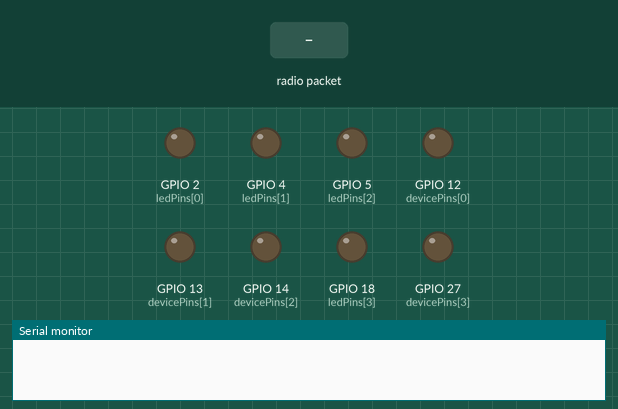
A sketch run on a simulated ESP32. On the bench: output pins drawn as LEDs (lit = HIGH), the last lines printed to the serial monitor. The test bench sets the inputs (shaded band).

Above: at 1.2 s.
1.3 s: radio packet "LEFT" arrives
At 2.4 s:
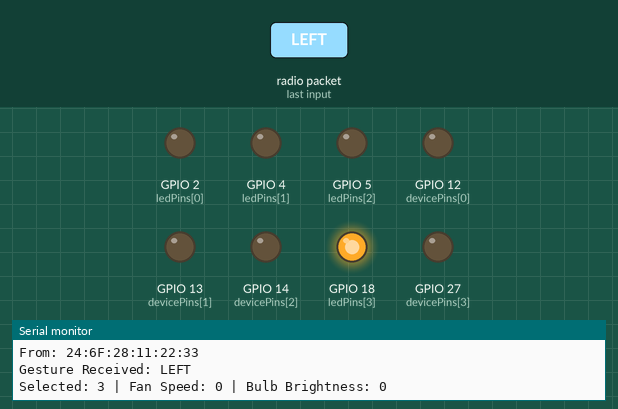
2.8 s: radio packet "RIGHT" arrives
At 3.6 s:
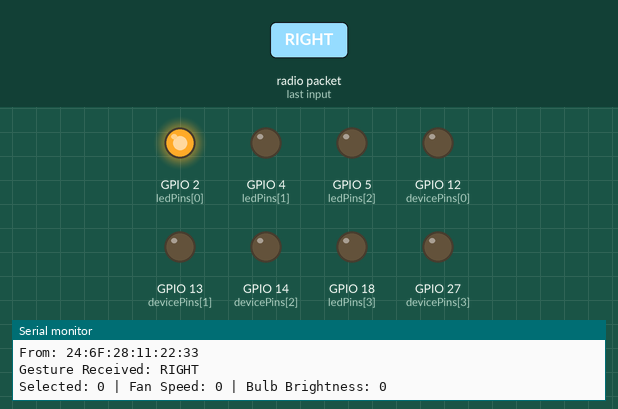
4.3 s: radio packet "RIGHT" arrives
At 4.7 s:
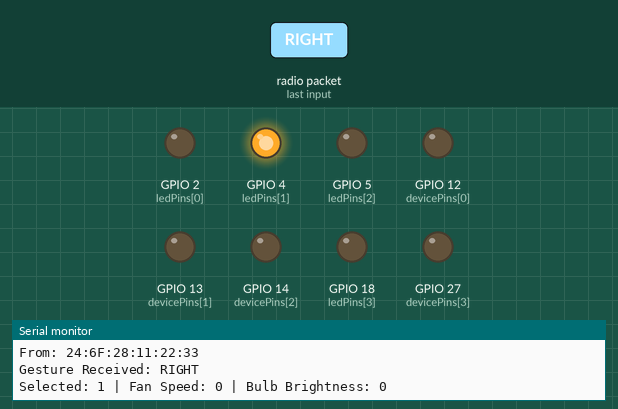
5.8 s: radio packet "UP" arrives
At 7.0 s:
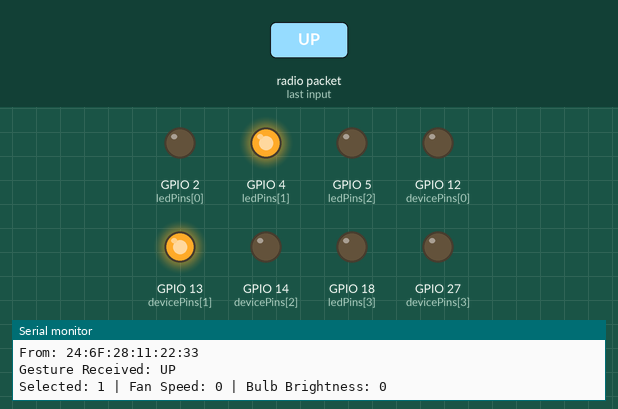
7.3 s: radio packet "LEFT" arrives
At 8.2 s:
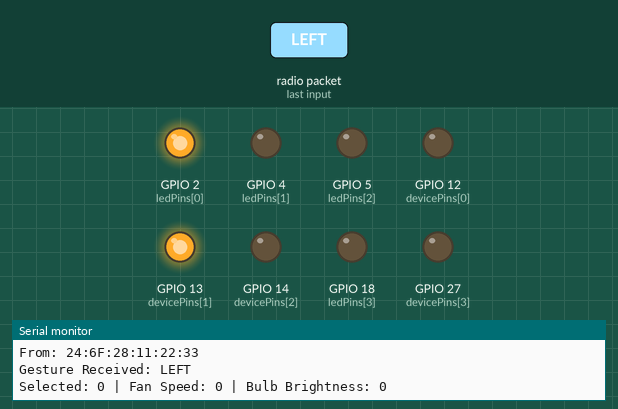
Timing chart, 0 to 9.8 s (numbered marks = the images above; inputs shaded):
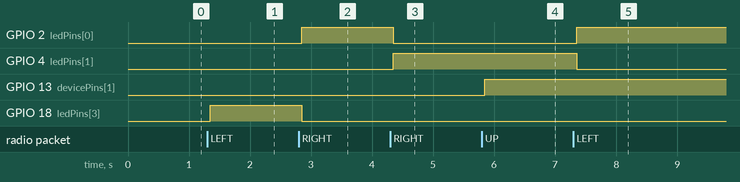

Measured:
- after the input at 1.3 s, GPIO 18 (ledPins[3]): LOW → HIGH after 0.05 s
- after the input at 2.8 s, GPIO 2 (ledPins[0]): LOW → HIGH after 0.05 s; GPIO 18 (ledPins[3]): HIGH → LOW after 0.05 s
- after the input at 4.3 s, GPIO 2 (ledPins[0]): HIGH → LOW after 0.05 s; GPIO 4 (ledPins[1]): LOW → HIGH after 0.05 s
- after the input at 5.8 s, GPIO 13 (devicePins[1]): LOW → HIGH after 0.05 s
- after the input at 7.3 s, GPIO 2 (ledPins[0]): LOW → HIGH after 0.05 s; GPIO 4 (ledPins[1]): HIGH → LOW after 0.05 s

The sketch:

ESP32_Receiver.ino
```cpp
#include <WiFi.h>
#include <esp_now.h>

// Pin assignments
const int ledPins[4] = {2, 4, 5, 18};        // LEDs for device selection
const int devicePins[4] = {12, 13, 14, 27};  // Fan, Microwave, Bulb, Machine

int deviceIndex = 0;
bool deviceStates[4] = {false, false, false, false};
int fanSpeed = 0;            // Range: 0 to 3 (mapped to PWM)
int bulbBrightness = 0;      // Range: 0 to 100%

const uint32_t pwmFreq = 5000;
const uint8_t pwmRes = 8; // 0–255 range

// Update outputs based on current states
void updateOutputs() {
  for (int i = 0; i < 4; i++) {
    digitalWrite(ledPins[i], i == deviceIndex ? HIGH : LOW);

    if (i == 0) { // Fan speed with PWM
      int fanPWM = map(fanSpeed, 0, 3, 0, 255);
      ledcWrite(devicePins[i], deviceStates[i] ? fanPWM : 0);
    }
    else if (i == 2) { // Bulb brightness with PWM
      int bulbPWM = map(bulbBrightness, 0, 100, 0, 255);
      ledcWrite(devicePins[i], deviceStates[i] ? bulbPWM : 0);
    }
    else {
      digitalWrite(devicePins[i], deviceStates[i] ? HIGH : LOW);
    }
  }

  Serial.printf("Selected: %d | Fan Speed: %d | Bulb Brightness: %d\n", deviceIndex, fanSpeed, bulbBrightness);
}

// Gesture handler
void handleGesture(String gesture) {
  if (gesture == "LEFT") {
    deviceIndex = (deviceIndex + 3) % 4;
  } else if (gesture == "RIGHT") {
    deviceIndex = (deviceIndex + 1) % 4;
  } else if (gesture == "UP") {
    deviceStates[deviceIndex] = true;
  } else if (gesture == "DOWN") {
    deviceStates[deviceIndex] = false;
  } else if (gesture == "CW") {
    if (deviceIndex == 0) fanSpeed = min(fanSpeed + 1, 3);
    if (deviceIndex == 2) bulbBrightness = min(bulbBrightness + 10, 100);
  } else if (gesture == "ACW") {
    if (deviceIndex == 0) fanSpeed = max(fanSpeed - 1, 0);
    if (deviceIndex == 2) bulbBrightness = max(bulbBrightness - 10, 0);
  }

  updateOutputs();
}

// ESP-NOW callback
void onReceiveData(const esp_now_recv_info_t *recvInfo, const uint8_t *incomingData, int len) {
  String gesture = "";
  for (int i = 0; i < len; i++) gesture += (char)incomingData[i];

  Serial.print("From: ");
  char macStr[18];
  snprintf(macStr, sizeof(macStr), "%02X:%02X:%02X:%02X:%02X:%02X",
           recvInfo->src_addr[0], recvInfo->src_addr[1], recvInfo->src_addr[2],
           recvInfo->src_addr[3], recvInfo->src_addr[4], recvInfo->src_addr[5]);
  Serial.println(macStr);

  Serial.println("Gesture Received: " + gesture);
  handleGesture(gesture);
}

void setup() {
  Serial.begin(115200);
  WiFi.mode(WIFI_STA);

  // Init ESP-NOW
  if (esp_now_init() != ESP_OK) {
    Serial.println("ESP-NOW init failed!");
    return;
  }
  esp_now_register_recv_cb(onReceiveData);

  // Set pin modes
  for (int i = 0; i < 4; i++) {
    pinMode(ledPins[i], OUTPUT);
    pinMode(devicePins[i], OUTPUT);
  }

  // Attach PWM to fan (GPIO12) and bulb (GPIO14)
  if (!ledcAttach(devicePins[0], pwmFreq, pwmRes)) Serial.println("PWM failed for Fan");
  if (!ledcAttach(devicePins[2], pwmFreq, pwmRes)) Serial.println("PWM failed for Bulb");

  // Initialize PWM output to 0
  ledcWrite(devicePins[0], 0); // Fan
  ledcWrite(devicePins[2], 0); // Bulb
}

void loop() {
  // Nothing to do
}
```
